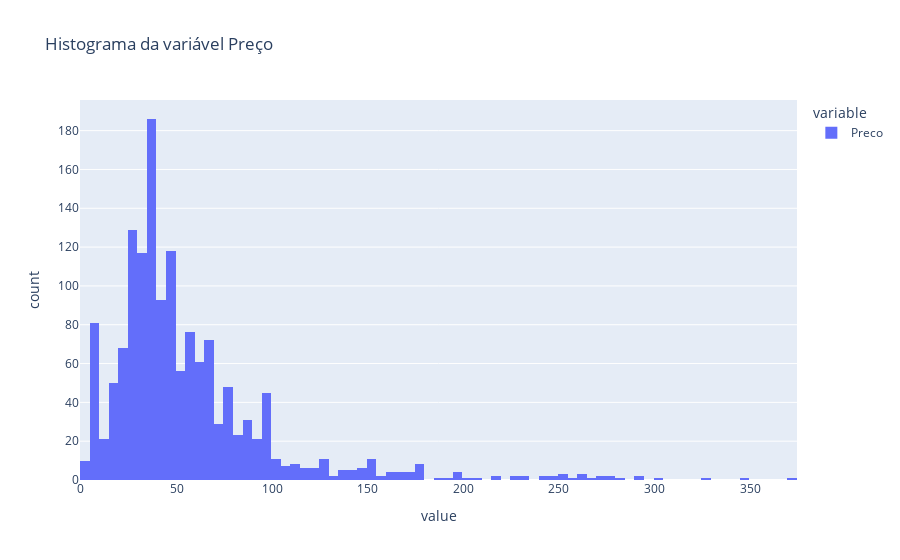

Notebook source saved alongside this figure:
### Code cell
# Distribuição da variável Preço
px.histogram(df_cosmetics['Preco'], title='Histograma da variável Preço')

### Figure 1 — Plotly figure (JSON) as saved in the notebook; plotly's stock layout.template omitted (floating-point values rounded to 4 significant figures; data arrays with more than 128 entries replaced by an {"elided": "..."} marker saying what was removed)
{"data": [{"bingroup": "x", "hovertemplate": "variable=Preco<br>value=%{x}<br>count=%{y}<extra></extra>", "legendgroup": "Preco", "marker": {"color": "#636efa", "pattern": {"shape": ""}}, "name": "Preco", "orientation": "v", "showlegend": true, "type": "histogram", "x": {"elided": "1472 int values"}, "xaxis": "x", "yaxis": "y"}], "layout": {"barmode": "relative", "legend": {"title": {"text": "variable"}, "tracegroupgap": 0}, "title": {"text": "Histograma da variável Preço"}, "xaxis": {"anchor": "y", "domain": [0, 1], "title": {"text": "value"}}, "yaxis": {"anchor": "x", "domain": [0, 1], "title": {"text": "count"}}}}
